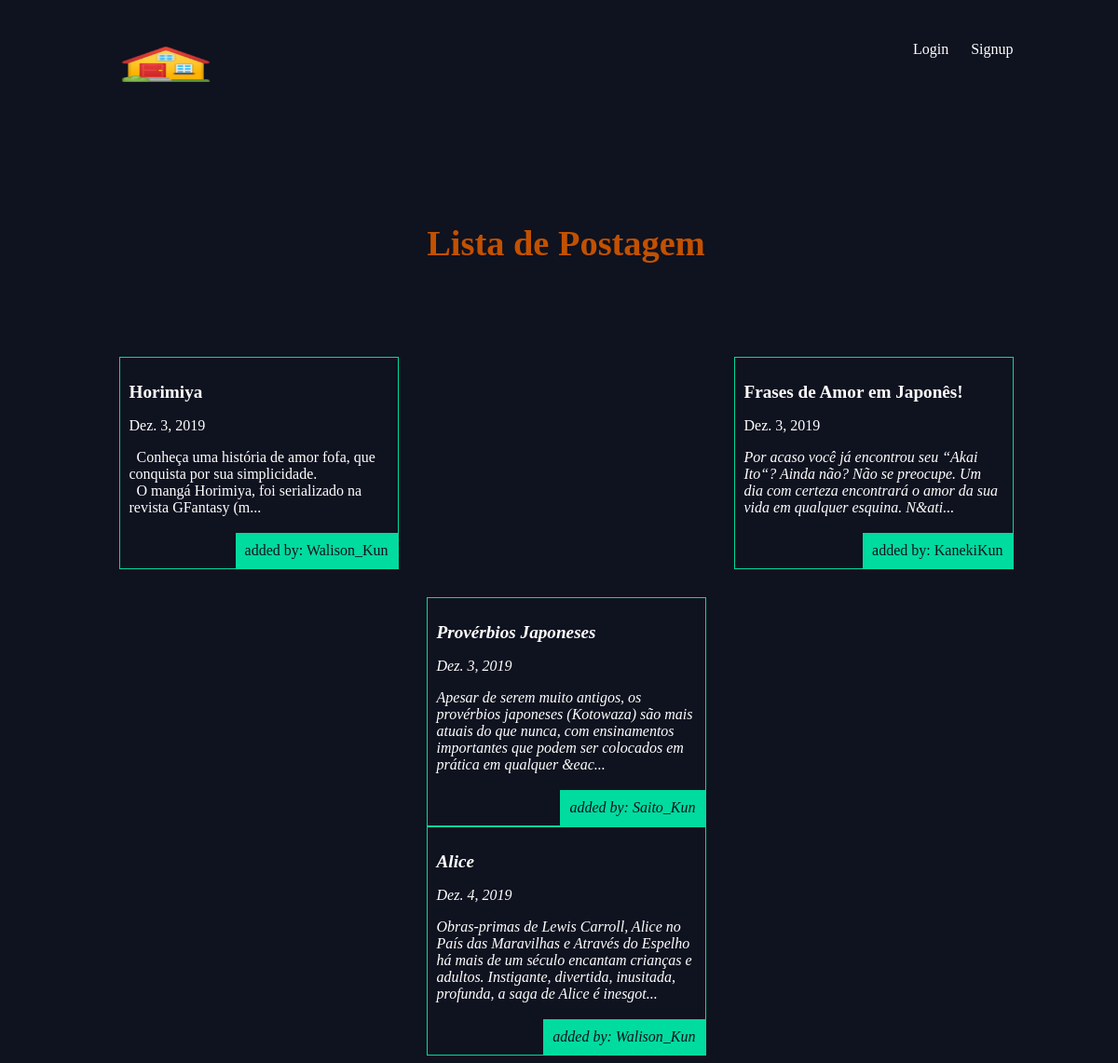
Before: / with the older database file.
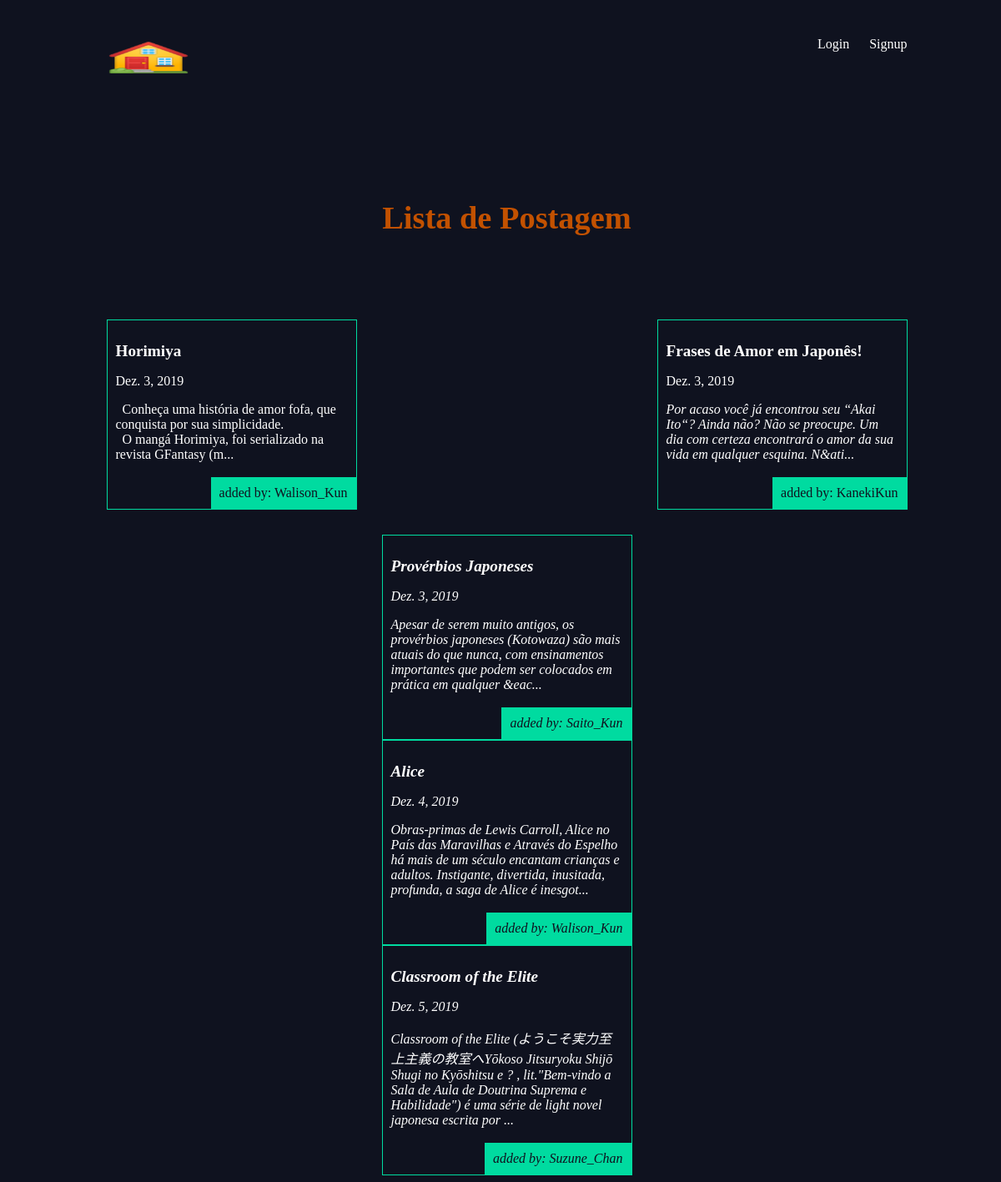
After: the same page with the newer database file.
### blog/models.py (models this page shows, shortened)
class Post(models.Model):
    titulo = models.CharField(max_length=255)
    resumo = RichTextField()
    conteudo = RichTextUploadingField()
    dt_cri_post = models.DateField(auto_now_add=True)
    autor = models.ForeignKey(User, default=None, on_delete=models.PROTECT)
    def snippet(self):
        return self.resumo[:200] +'...'

### blog/views.py (the view)
# urls.py: path('', views.post_list, name='list'),
def post_list(request):
    post = Post.objects.all().order_by('dt_cri_post')
    return render(request, 'blog/post_list.html', {'post': post})

### blog/templates/blog/post_list.html
{% extends 'base_layout.html' %}
{% block content %}
    <h1> Lista de Postagem </h1>
    <div class="articles">
        {% for post in post %}
        <div class="article">
          <h2>
            <a href="{% url 'blog:detail' pk=post.pk %}"> {{ post.titulo }} <a>
          </h2>
          <p> {{ post.dt_cri_post}} </p>
          <p class="author"> added by: {{post.autor.username}} </p>
          <p> {{ post.snippet|safe }} </p>
        </div>
        {% endfor %}
    </div>
{% endblock %}

### templates/base_layout.html (shortened to what this page needs)
{% load static from staticfiles %}
<!DOCTYPE html>
<html lang="pt-br">
<head>
    <link rel="stylesheet" href="{% static 'style.css' %}">
</head>
<body>
    <header class="wrapper">
        <h1> <a href="{% url 'home' %}"> <img src="{% static 'test.png' %}" height="40" width="100"> </a> </h2>
        <nav>
            <ul>
                {% if user.is_authenticated %}
                <li>
                    <form class="logout-link" action="{% url 'autor:logout' %}" method="post">
                        {% csrf_token %}
                        <button type="submit"> Logout </button>
                    </form>
                </li>
                <li> <a href="{% url 'blog:criar' %}" class="highlight"> Criar nova Postagem </a> </li>
                {% else %}
                <li> <a href="{% url 'autor:login' %}"> Login </a> </li>
                <li> <a href="{% url 'autor:signup' %}"> Signup </a> </li>
                {% endif %}
            </ul>
        </nav>
    </header>
    <div class="wrapper">
        {% block content %} {% endblock %}
     </div>
</body>
</html>

### assets/style.css (style rules this page uses)
body { background-color: #0f121f; background-image: url(); color: #fff; padding-left: 15px; }
body * { font-family: 'Times New Roman', Times, serif; }
h1, h2 { color: #C25100; font-family: 'Lobster', cursive; }
a, a:hover, a:visited { color: #fff; text-decoration: none; }
.wrapper { max-width: 960px; margin: 0 auto; }
div.wrapper h1 { text-align: center; margin: 100px auto; font-size: 2.4em; }
header { display: grid; grid-template-columns: 1fr 1fr; padding: 20px 0; }
nav { justify-self: end; }
nav li { display: inline-block; margin-left: 20px; }
.articles { display: grid; grid-template-columns: 1fr 1fr 1fr; grid-gap: 30px; }
.article { padding: 10px; border: 1px solid #00dba0; position: relative; padding-bottom: 40px; }
.article h2 { font-size: 1.2em; }
.article .author { padding: 10px; background: #00dba0; position: absolute; right: 0; bottom: 0; margin: 0; color: #0f121f; }

Changed rows visible on the page:
added Post: titulo "Classroom of the Elite", dt_cri_post "Dez. 5, 2019", autor.username "Suzune_Chan", snippet "Classroom of the Elite (ようこそ実力至上主義の教室へYōkoso Jitsuryoku Shijō Shugi no Kyōshitsu e ? , lit.\"Bem-vindo a Sala de Aula de Doutrina Suprema e Habilidade\") é uma série de light novel japonesa escrita por ..."
